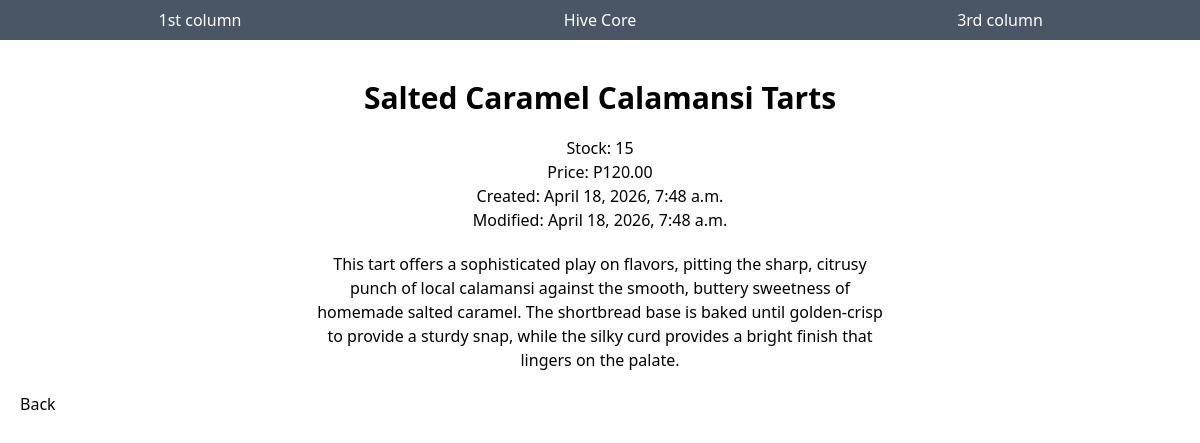
The page /products/4b9b01f4-9146-4dbd-8676-9bac97710c48/ on the database its author committed.
### products/models.py (models this page shows, shortened)
class Product(models.Model):
    id = models.UUIDField(primary_key=True, default=uuid.uuid4, editable=False)
    name = models.CharField(max_length=50)
    stock = models.IntegerField()
    price = models.DecimalField(max_digits=6, decimal_places=2)
    short_description = models.CharField(max_length=255, blank=True)
    full_description = models.TextField(blank=True)
    created_at = models.DateTimeField(auto_now_add=True)
    updated_at = models.DateTimeField(auto_now=True)
    class Meta:
        indexes = [
            models.Index(fields=["name"], name="name_idx"),
        ]

### products/views.py (the view)
# urls.py: path("<uuid:pk>/", ProductDetailView.as_view(), name="product_detail"),
class ProductDetailView(DetailView):
    model = Product
    context_object_name = "product"
    template_name = "products/product_detail.html"

### templates/products/product_detail.html
{% extends "_base.html" %}
{% block content %}
    <div class="flex justify-center">
        <div class="product-card w-1/2 text-center ">
            <h1 class="my-5 text-3xl font-bold ">{{ product.name }}</h1>
            <p>Stock: {{ product.stock }}</p>
            <p>Price: P{{ product.price }}</p>
            <p>Created: {{ product.created_at }}</p>
            <p>Modified: {{ product.updated_at }}</p>
            <p class="my-5">{{ product.full_description }}</p>
        </div>
    </div>
<a href="{% url 'product_list' %}">Back</a>
{% endblock %}

### rows shown on the page
Product: name "Salted Caramel Calamansi Tarts", stock "15", price "120.00", created_at "April 18, 2026, 7:48 a.m.", updated_at "April 18, 2026, 7:48 a.m.", full_description "This tart offers a sophisticated play on flavors, pitting the sharp, citrusy punch of local calamansi against the smooth, buttery sweetness of homemade salted caramel. The shortbread base is baked until golden-crisp to provide a sturdy snap, while the silky curd provides a bright finish that lingers on the palate."
